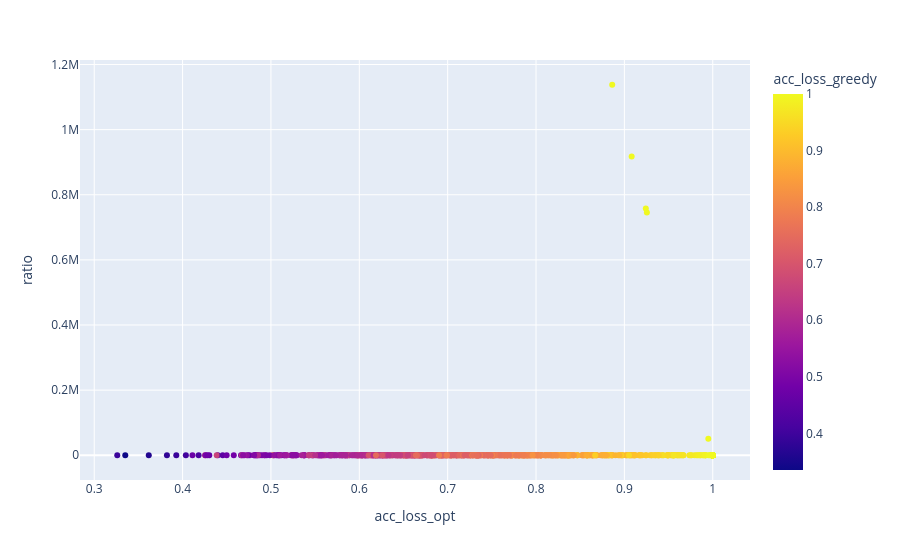

The cell this chart's notebook holds for it:
### Code cell
px.scatter(df, x="acc_loss_opt", y="ratio", color="acc_loss_greedy")#.update_traces(marker=dict(size=3))

### Figure 1 — Plotly figure (JSON) as saved in the notebook; plotly's stock layout.template omitted (floating-point values rounded to 4 significant figures; data arrays with more than 128 entries replaced by an {"elided": "..."} marker saying what was removed)
{"data": [{"hovertemplate": "acc_loss_opt=%{x}<br>ratio=%{y}<br>acc_loss_greedy=%{marker.color}<extra></extra>", "legendgroup": "", "marker": {"color": {"elided": "900 float values"}, "coloraxis": "coloraxis", "symbol": "circle"}, "mode": "markers", "name": "", "orientation": "v", "showlegend": false, "type": "scatter", "x": {"elided": "900 float values"}, "xaxis": "x", "y": {"elided": "900 float values"}, "yaxis": "y"}], "layout": {"coloraxis": {"colorbar": {"title": {"text": "acc_loss_greedy"}}, "colorscale": [[0, "#0d0887"], [0.1111, "#46039f"], [0.2222, "#7201a8"], [0.3333, "#9c179e"], [0.4444, "#bd3786"], [0.5556, "#d8576b"], [0.6667, "#ed7953"], [0.7778, "#fb9f3a"], [0.8889, "#fdca26"], [1, "#f0f921"]]}, "legend": {"tracegroupgap": 0}, "margin": {"t": 60}, "xaxis": {"anchor": "y", "domain": [0, 1], "title": {"text": "acc_loss_opt"}}, "yaxis": {"anchor": "x", "domain": [0, 1], "title": {"text": "ratio"}}}}
